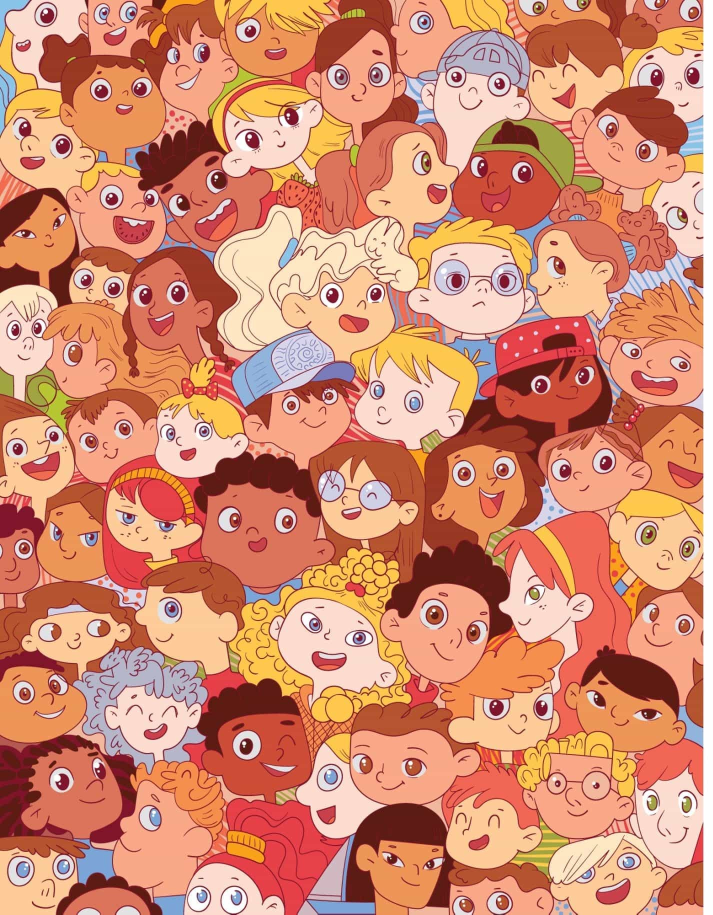
#> input picture Finding/1.jpg, 1425 x 1829 px (shown at 1/2 size)
$ jupyter execute --allow-errors find_things.ipynb
#> lines starting #> are read from the running program, lines starting #| are printed output that depends on the picture; after the words box and inside, x2 and y2 are one past the last pixel; in counts of white or black regions, pixels touching at a corner belong together
[cell 1]
import cv2
import numpy as np
import os

# Load the main image
main_image_path = '1.jpg'
main_image = cv2.imread(main_image_path)
#> main_image is the input picture: shape (1829, 1425, 3); mean B, G, R 112.6, 140.3, 211.3
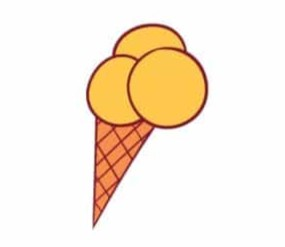
#> input picture Finding/items_list/item1.jpg, 285 x 247 px
#> further down, item_image is the input picture: shape (247, 285, 3); mean B, G, R 220.6, 236.1, 248.6
#> `_, mask = cv2.threshold(gray_item, 240, 255, cv2.THRESH_BINARY_INV)`: mask: shape (247, 285); 19.1% white; 3 white regions (2 under 20 px), largest, box (x1, y1, x2, y2) and area: (85, 22, 209, 230) 13455

# List of item images
item_images = [f'items_list/item{i}.jpg' for i in range(1, 16)]  # Assuming images are named as item1.png, item2.png, etc.

# Create a directory to save the masks if it doesn't exist
mask_output_dir = 'item_masks'
os.makedirs(mask_output_dir, exist_ok=True)

# Loop through each item and save the mask for the first scale (1.0)
#> (the rest of this cell did not finish here and is left out)

# Codes below this are for testings, maybe they got wrong after i fixed them or kind of.

[cell 2]
def matching(a,b, output_path):
# Load the main image
#> called with a = 1, b = 3, output_path = 'p1_item123.jpg'
    main_image_path = '1.jpg'
    image = cv2.imread(main_image_path)
    main_image = image.copy()

    # List of items
    item_images = [f'items_list/item{i}.jpg' for i in range(a, b+1)]

    # Scaling size for items
    scales = np.arange(0.5, 2.25, 0.25)

    # Loop and perform template matching
    for item_image_path in item_images:
        item_image = cv2.imread(item_image_path, cv2.IMREAD_UNCHANGED)  # Load with alpha channel if available

        # Create mask for the item, set the parts that are white (the back ground) to 0
        gray_item = cv2.cvtColor(item_image, cv2.COLOR_BGR2GRAY)
        _, mask = cv2.threshold(gray_item, 250, 255, cv2.THRESH_BINARY_INV)
#> mask: shape (247, 285); 20.6% white; 48 white regions (47 under 20 px), largest, box (x1, y1, x2, y2) and area: (83, 20, 212, 231) 14360

        # Template matching
        for scale in scales:
            # Resize the item
            resized_item = cv2.resize(item_image, None, fx=scale, fy=scale, interpolation=cv2.INTER_LINEAR_EXACT)
            resized_mask = cv2.resize(mask, None, fx=scale, fy=scale, interpolation=cv2.INTER_LINEAR_EXACT)

            # Template matching using mask
            #result = cv2.matchTemplate(image, resized_item, cv2.TM_CCOEFF_NORMED)
            result = cv2.matchTemplate(image, resized_item, cv2.TM_CCOEFF_NORMED, mask=resized_mask)
            threshold = 0.6
            locations = np.where(result >= threshold)

            # Draw rectangles around matched regions
            for pt in zip(*locations[::-1]):  # Switch x and y coordinates
                # Draw rectangle on the main image
                cv2.rectangle(
                    main_image,
                    pt,
                    (pt[0] + resized_item.shape[1], pt[1] + resized_item.shape[0]),
                    (0, 255, 0),
                    2
                )
#> this loop made 7 passes
#> pass 1, in matching, `result = cv2.matchTemplate(image, resized_item, cv2.TM_CCOEFF_NORMED, ..`:
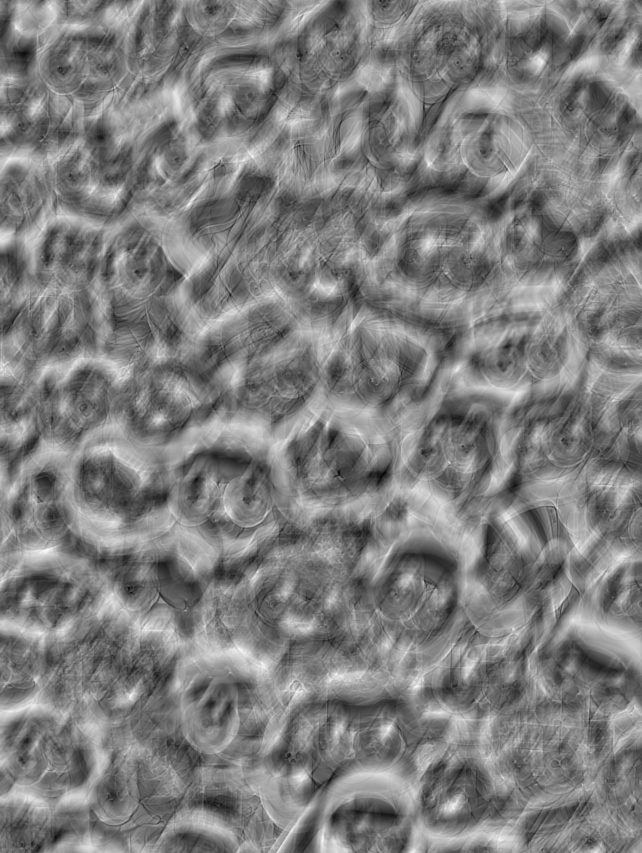
#> result: shape (1706, 1284) float32 (shown at 1/2 size); min -0.253, max 0.26, mean 0.00079; drawn with min black and max white

    # Save or display the output image with highlighted items
    cv2.imwrite(output_path, main_image)

    print(f'Detected items saved to {output_path}')


#> (the rest of this cell did not finish here and is left out)

[cell 3]
import cv2 as cv
import numpy as np
import os
from matplotlib import pyplot as plt


def matching_rgb(item_no, output_image_path, thresh = 0.8):
    # Define the paths for the main image and the template
#> called with item_no = 1, output_image_path = 'find_1', thresh = 0.8
    main_image_path = '1.jpg'
    item_image_path = f'items_list/item{item_no}.jpg'  # Assuming items are named as item1.png, item2.png, etc.

    # Load the main image and convert it to grayscale
    img_rgb = cv.imread(main_image_path)
    assert img_rgb is not None, "Main image could not be read, check the path."
    img_gray = cv.cvtColor(img_rgb, cv.COLOR_BGR2GRAY)

    # Load the template (item) image
    template = cv.imread(item_image_path, cv.IMREAD_UNCHANGED)
    assert template is not None, f"Item image 'item{item_no}.jpg' could not be read, check the path."

    # Create a mask using thresholding to focus on non-white areas
    #_, mask = cv.threshold(gray_item, 220, 255, cv.THRESH_BINARY_INV)
    mask = np.any(template <= 250, axis=2).astype(np.uint8) * 255
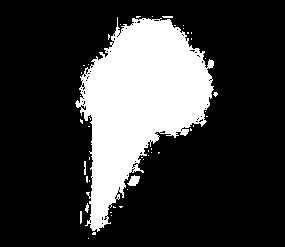
#> mask: shape (247, 285); 22.5% white; 46 white regions (40 under 20 px), largest, box (x1, y1, x2, y2) and area: (75, 17, 214, 232) 15507, (127, 175, 140, 186) 91, (84, 161, 86, 175) 26, (80, 211, 82, 224) 25, (85, 203, 89, 213) 24, (162, 16, 173, 18) 21


    # Find the bounding box of the non-zero mask region
    non_zero_y, non_zero_x = np.nonzero(mask)
#> non_zero_y = 15829 values from 16 to 238; non_zero_x = 15829 values, max 217 at index 7360, min 75 at index 8540, mean 138.7
    top_left_y, bottom_right_y = np.min(non_zero_y), np.max(non_zero_y)
#> top_left_y = 16; bottom_right_y = 238
    top_left_x, bottom_right_x = np.min(non_zero_x), np.max(non_zero_x)
#> top_left_x = 75; bottom_right_x = 217

    # Crop the template and the mask to this bounding box
    cropped_template = template[top_left_y:bottom_right_y + 1, top_left_x:bottom_right_x + 1]
    cropped_mask = mask[top_left_y:bottom_right_y + 1, top_left_x:bottom_right_x + 1]
#> cropped_mask: shape (223, 143); 49.6% white; 46 white regions (40 under 20 px), largest, box (x1, y1, x2, y2) and area: (0, 1, 139, 216) 15507, (52, 159, 65, 170) 91, (9, 145, 11, 159) 26, (5, 195, 7, 208) 25, (10, 187, 14, 197) 24, (87, 0, 98, 2) 21

    # Split the main image and cropped template into R, G, B channels
    img_b, img_g, img_r = cv.split(img_rgb)
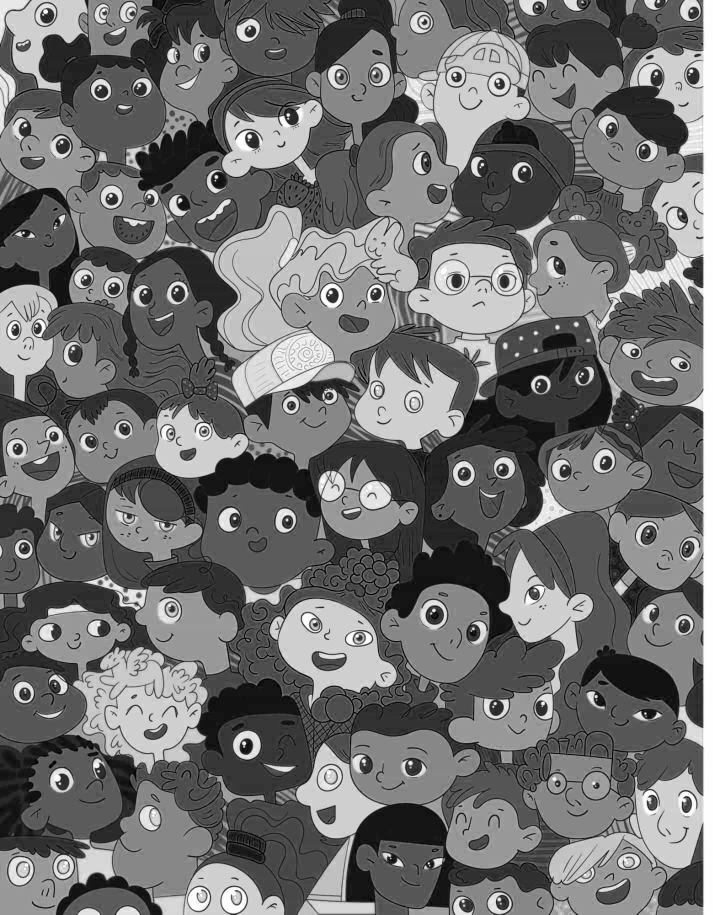
#> img_b: shape (1829, 1425) (shown at 1/2 size); min 0, max 255, mean 112.6
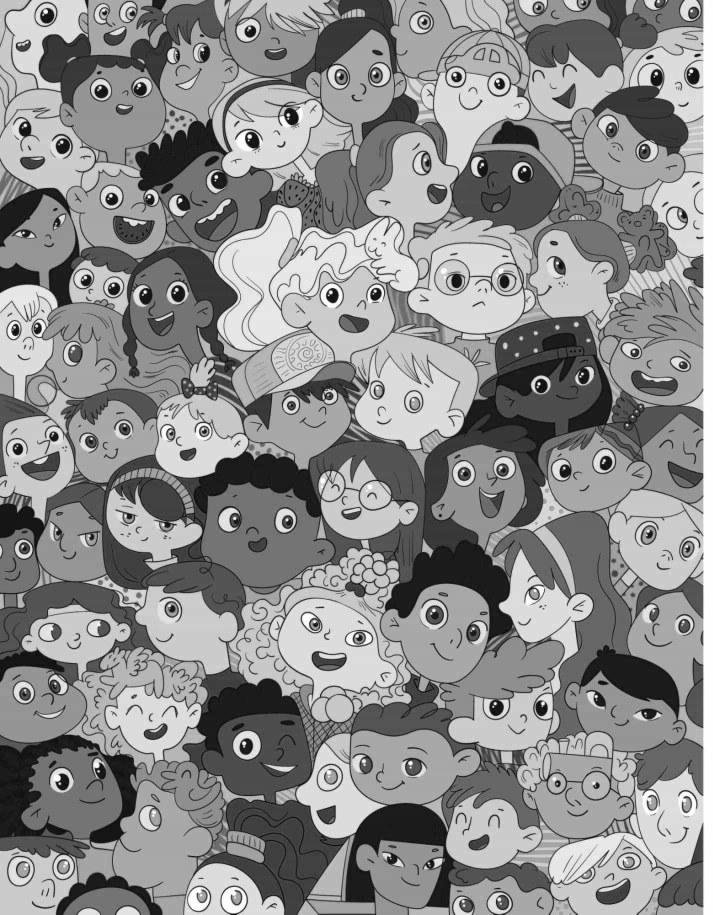
#> img_g: shape (1829, 1425) (shown at 1/2 size); min 0, max 255, mean 140.3
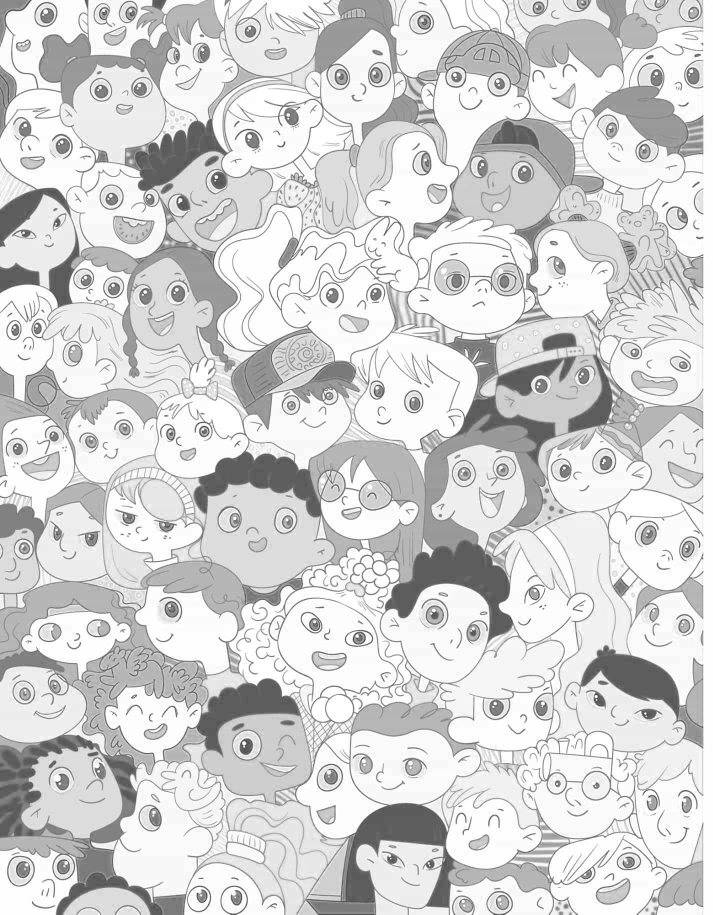
#> img_r: shape (1829, 1425) (shown at 1/2 size); min 42, max 255, mean 211.3
    template_b, template_g, template_r = cv.split(cropped_template)
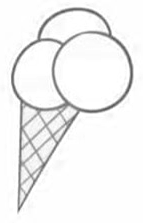
#> template_r: shape (223, 143); min 80, max 255, mean 242.1

    # Define the scales to search through
    scales = [1]

    # Iterate through each scale and find all matches
    for scale in scales:
        # Resize the cropped template and mask according to the current scale
        scaled_template_r = cv.resize(template_r, (0, 0), fx=scale, fy=scale, interpolation=cv.INTER_LINEAR)
        scaled_template_g = cv.resize(template_g, (0, 0), fx=scale, fy=scale, interpolation=cv.INTER_LINEAR)
        scaled_template_b = cv.resize(template_b, (0, 0), fx=scale, fy=scale, interpolation=cv.INTER_LINEAR)
        scaled_mask = cv.resize(cropped_mask, (0, 0), fx=scale, fy=scale, interpolation=cv.INTER_NEAREST)

        # Skip if the scaled template is larger than the main image
        if scaled_template_r.shape[0] > img_b.shape[0] or scaled_template_r.shape[1] > img_b.shape[1]:
            continue

        # Perform template matching separately for each channel
        res_r = cv.matchTemplate(img_r, scaled_template_r, cv.TM_CCOEFF_NORMED, mask=scaled_mask)
        res_g = cv.matchTemplate(img_g, scaled_template_g, cv.TM_CCOEFF_NORMED, mask=scaled_mask)
        res_b = cv.matchTemplate(img_b, scaled_template_b, cv.TM_CCOEFF_NORMED, mask=scaled_mask)

        # Thresholding to find regions where all three match results exceed the threshold
        threshold = 0.8
        loc = np.where((res_r >= threshold) & (res_g >= threshold) & (res_b >= threshold))

        # Draw rectangles around detected regions
        for pt in zip(*loc[::-1]):
            cv.rectangle(img_rgb, pt, (pt[0] + scaled_mask.shape[1], pt[1] + scaled_mask.shape[0]), (0, 0, 255), 2)
#> this loop made 1 pass
#> loc on pass 1: (empty array, empty array)
#> pass 1, in matching_rgb, `res_r = cv.matchTemplate(img_r, scaled_template_r, cv.TM_CCOEFF_NORMED..`:
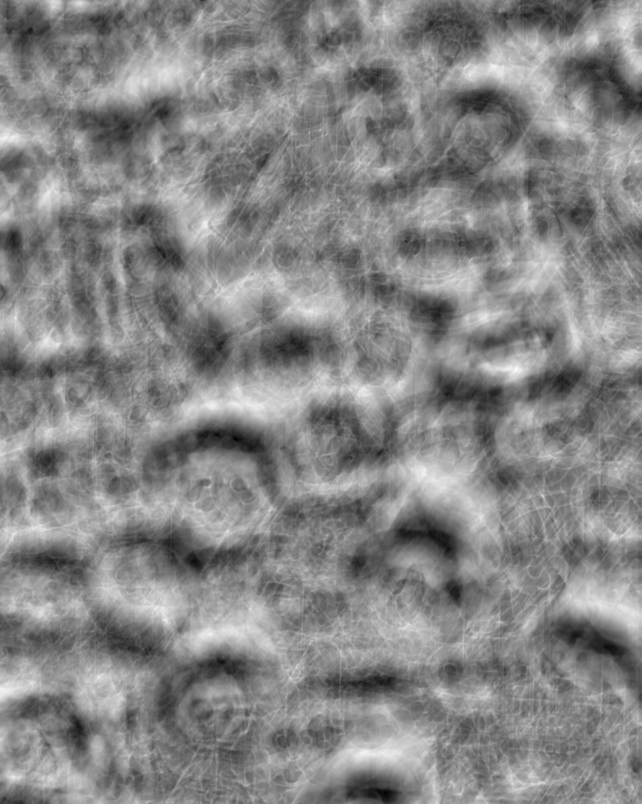
#> res_r: shape (1607, 1283) float32 (shown at 1/2 size); min -0.278, max 0.253, mean 0.000165; drawn with min black and max white
#> pass 1, in matching_rgb, `res_g = cv.matchTemplate(img_g, scaled_template_g, cv.TM_CCOEFF_NORMED..`:
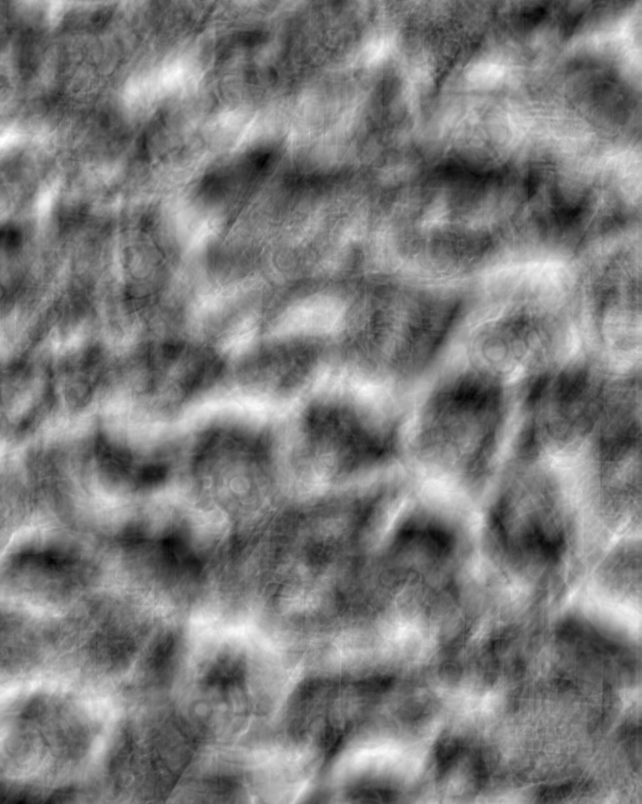
#> res_g: shape (1607, 1283) float32 (shown at 1/2 size); min -0.331, max 0.345, mean -0.00236; drawn with min black and max white
#> pass 1, in matching_rgb, `res_b = cv.matchTemplate(img_b, scaled_template_b, cv.TM_CCOEFF_NORMED..`:
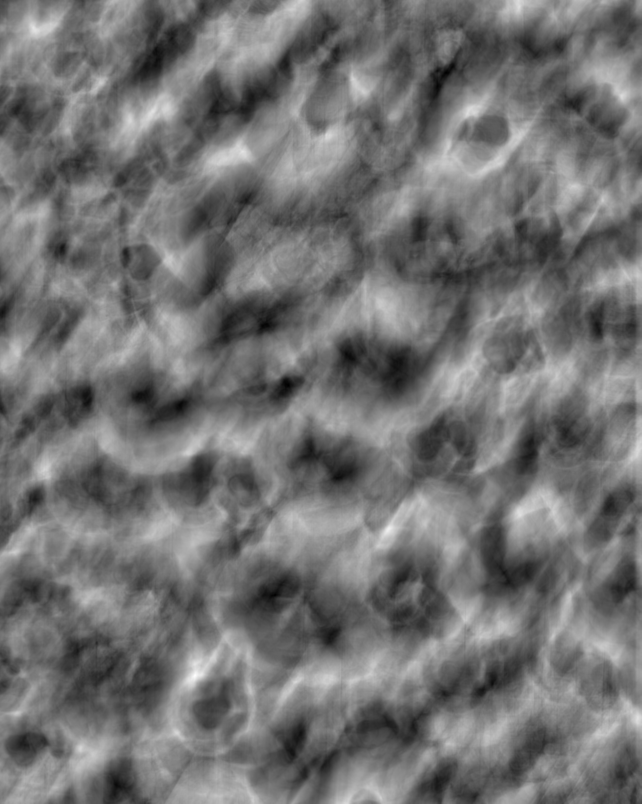
#> res_b: shape (1607, 1283) float32 (shown at 1/2 size); min -0.348, max 0.44, mean 0.00508; drawn with min black and max white

    # Save the result image with highlighted matches
    output_image_path = "find_rgb/" + output_image_path + ".jpg"
    cv.imwrite(output_image_path, img_rgb)
    print(f"Result for item {item_no} saved to {output_image_path}")

    # Display the channels side by side
    fig, axs = plt.subplots(2, 3, figsize=(15, 8))

    # Display R, G, B channels of the main image
    axs[0, 0].imshow(img_r, cmap='gray')
    axs[0, 0].set_title('Main Image - R Channel')
    axs[0, 0].axis('off')

    axs[0, 1].imshow(img_g, cmap='gray')
    axs[0, 1].set_title('Main Image - G Channel')
    axs[0, 1].axis('off')

    axs[0, 2].imshow(img_b, cmap='gray')
    axs[0, 2].set_title('Main Image - B Channel')
    axs[0, 2].axis('off')

    # Display R, G, B channels of the cropped template
    axs[1, 0].imshow(template_r, cmap='gray')
    axs[1, 0].set_title('Template - R Channel')
    axs[1, 0].axis('off')

    axs[1, 1].imshow(template_g, cmap='gray')
    axs[1, 1].set_title('Template - G Channel')
    axs[1, 1].axis('off')

    axs[1, 2].imshow(template_b, cmap='gray')
    axs[1, 2].set_title('Template - B Channel')
    axs[1, 2].axis('off')

    plt.tight_layout()
    plt.show()

# Example usage:
matching_rgb(1, 'find_1')
